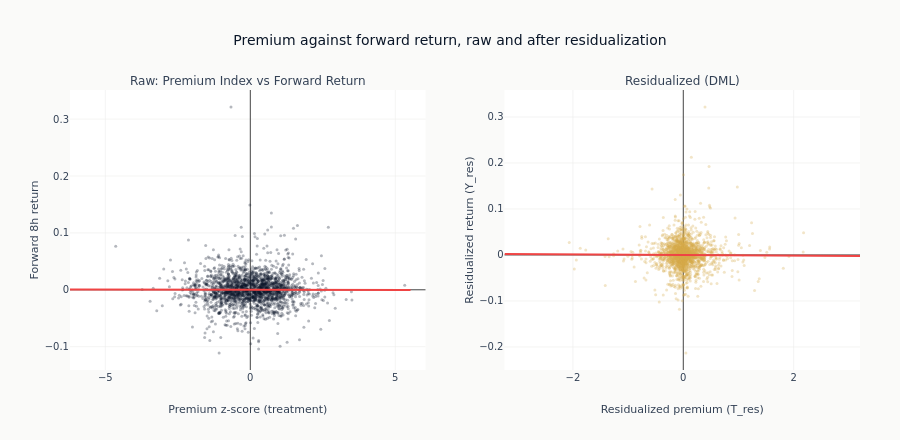

Here is the notebook cell this chart was saved with:
### Code cell
# Overlay regression lines showing naive vs DML slopes
x_range = np.linspace(T.min(), T.max(), 100)
fig.add_trace(
    go.Scatter(
        x=x_range,
        y=naive_effect * x_range,
        mode="lines",
        line=dict(color=COLORS["negative"], width=2),
        name="Naive slope",
    ),
    row=1,
    col=1,
)

if valid_res.sum() > 100:
    x_range_res = np.linspace(T_res[valid_res].min(), T_res[valid_res].max(), 100)
    fig.add_trace(
        go.Scatter(
            x=x_range_res,
            y=dml_effect * x_range_res,
            mode="lines",
            line=dict(color=COLORS["negative"], width=2),
            name="DML slope",
        ),
        row=1,
        col=2,
    )

fig.update_xaxes(title_text="Premium z-score (treatment)", row=1, col=1)
fig.update_yaxes(title_text="Forward 8h return", row=1, col=1)
fig.update_xaxes(title_text="Residualized premium (T_res)", row=1, col=2)
fig.update_yaxes(title_text="Residualized return (Y_res)", row=1, col=2)
fig.update_layout(
    height=440,
    title_text="Premium against forward return, raw and after residualization",
    margin=dict(t=90, b=70, l=70, r=40),
    # Each panel carries exactly one point cloud and one fitted line, and the axis titles
    # name both, so the legend only repeated two identically coloured slope entries.
    showlegend=False,
)
# Subplot titles default to 16pt, larger than the figure title above them.
fig.update_annotations(font_size=12)
show_plotly_with_alt(
    fig,
    "Two scatter panels. The left plots a sample of the raw premium z-scores against the "
    "forward 8-hour return; the right plots the residualized treatment against the "
    "residualized outcome on the cross-fitted rows, after the confounders are partialled "
    "out. Each panel carries one straight fitted line through the origin, the naive slope "
    "on the left and the DML slope on the right, and both lines are close to flat against "
    "point clouds that span the full height of their panels.",
)

### Figure 1 — Plotly figure (JSON) as saved in the notebook; plotly's stock layout.template omitted (floating-point values rounded to 4 significant figures; data arrays with more than 128 entries replaced by an {"elided": "..."} marker saying what was removed)
{"data": [{"marker": {"color": "#0a1628", "opacity": 0.3, "size": 3}, "mode": "markers", "name": "Raw", "type": "scatter", "x": {"elided": "2000 float values"}, "xaxis": "x", "y": {"elided": "2000 float values"}, "yaxis": "y"}, {"marker": {"color": "#D4A84B", "opacity": 0.3, "size": 3}, "mode": "markers", "name": "Residualized", "type": "scatter", "x": {"elided": "2000 float values"}, "xaxis": "x2", "y": {"elided": "2000 float values"}, "yaxis": "y2"}, {"line": {"color": "#ef4444", "width": 2}, "mode": "lines", "name": "Naive slope", "type": "scatter", "x": [-6.218, -6.099, -5.98, -5.862, -5.743, -5.625, -5.506, -5.387, -5.269, -5.15, -5.031, -4.913, -4.794, -4.676, -4.557, -4.438, -4.32, -4.201, -4.083, -3.964, -3.845, -3.727, -3.608, -3.49, -3.371, -3.252, -3.134, -3.015, -2.897, -2.778, -2.659, -2.541, -2.422, -2.304, -2.185, -2.066, -1.948, -1.829, -1.711, -1.592, -1.473, -1.355, -1.236, -1.118, -0.999, -0.8804, -0.7618, -0.6432, -0.5245, -0.4059, -0.2873, -0.1687, -0.05013, 0.06847, 0.1871, 0.3057, 0.4243, 0.5429, 0.6615, 0.7801, 0.8987, 1.017, 1.136, 1.255, 1.373, 1.492, 1.61, 1.729, 1.848, 1.966, 2.085, 2.203, 2.322, 2.441, 2.559, 2.678, 2.796, 2.915, 3.034, 3.152, 3.271, 3.389, 3.508, 3.627, 3.745, 3.864, 3.982, 4.101, 4.22, 4.338, 4.457, 4.575, 4.694, 4.813, 4.931, 5.05, 5.168, 5.287, 5.406, 5.524], "xaxis": "x", "y": [0.0006641, 0.0006514, 0.0006387, 0.0006261, 0.0006134, 0.0006007, 0.0005881, 0.0005754, 0.0005627, 0.0005501, 0.0005374, 0.0005247, 0.0005121, 0.0004994, 0.0004867, 0.0004741, 0.0004614, 0.0004487, 0.0004361, 0.0004234, 0.0004107, 0.000398, 0.0003854, 0.0003727, 0.00036, 0.0003474, 0.0003347, 0.000322, 0.0003094, 0.0002967, 0.000284, 0.0002714, 0.0002587, 0.000246, 0.0002334, 0.0002207, 0.000208, 0.0001954, 0.0001827, 0.00017, 0.0001574, 0.0001447, 0.000132, 0.0001194, 0.0001067, 9.403e-05, 8.136e-05, 6.869e-05, 5.602e-05, 4.336e-05, 3.069e-05, 1.802e-05, 5.355e-06, -7.313e-06, -1.998e-05, -3.265e-05, -4.532e-05, -5.798e-05, -7.065e-05, -8.332e-05, -9.599e-05, -0.0001087, -0.0001213, -0.000134, -0.0001467, -0.0001593, -0.000172, -0.0001847, -0.0001973, -0.00021, -0.0002227, -0.0002353, -0.000248, -0.0002607, -0.0002733, -0.000286, -0.0002987, -0.0003113, -0.000324, -0.0003367, -0.0003493, -0.000362, -0.0003747, -0.0003873, -0.0004, -0.0004127, -0.0004253, -0.000438, -0.0004507, -0.0004633, -0.000476, -0.0004887, -0.0005013, -0.000514, -0.0005267, -0.0005394, -0.000552, -0.0005647, -0.0005774, -0.00059], "yaxis": "y"}, {"line": {"color": "#ef4444", "width": 2}, "mode": "lines", "name": "DML slope", "type": "scatter", "x": [-3.24, -3.175, -3.11, -3.045, -2.98, -2.914, -2.849, -2.784, -2.719, -2.654, -2.589, -2.524, -2.459, -2.394, -2.329, -2.264, -2.199, -2.134, -2.069, -2.004, -1.938, -1.873, -1.808, -1.743, -1.678, -1.613, -1.548, -1.483, -1.418, -1.353, -1.288, -1.223, -1.158, -1.093, -1.027, -0.9624, -0.8973, -0.8323, -0.7672, -0.7021, -0.6371, -0.572, -0.5069, -0.4419, -0.3768, -0.3117, -0.2467, -0.1816, -0.1165, -0.05145, 0.01362, 0.07869, 0.1438, 0.2088, 0.2739, 0.339, 0.404, 0.4691, 0.5342, 0.5992, 0.6643, 0.7294, 0.7944, 0.8595, 0.9246, 0.9897, 1.055, 1.12, 1.185, 1.25, 1.315, 1.38, 1.445, 1.51, 1.575, 1.64, 1.705, 1.77, 1.836, 1.901, 1.966, 2.031, 2.096, 2.161, 2.226, 2.291, 2.356, 2.421, 2.486, 2.551, 2.616, 2.681, 2.747, 2.812, 2.877, 2.942, 3.007, 3.072, 3.137, 3.202], "xaxis": "x2", "y": [0.002173, 0.002129, 0.002086, 0.002042, 0.001998, 0.001955, 0.001911, 0.001867, 0.001824, 0.00178, 0.001737, 0.001693, 0.001649, 0.001606, 0.001562, 0.001518, 0.001475, 0.001431, 0.001387, 0.001344, 0.0013, 0.001256, 0.001213, 0.001169, 0.001126, 0.001082, 0.001038, 0.0009946, 0.000951, 0.0009073, 0.0008637, 0.00082, 0.0007764, 0.0007328, 0.0006891, 0.0006455, 0.0006018, 0.0005582, 0.0005146, 0.0004709, 0.0004273, 0.0003836, 0.00034, 0.0002964, 0.0002527, 0.0002091, 0.0001654, 0.0001218, 7.815e-05, 3.45e-05, -9.137e-06, -5.278e-05, -9.642e-05, -0.0001401, -0.0001837, -0.0002273, -0.000271, -0.0003146, -0.0003583, -0.0004019, -0.0004455, -0.0004892, -0.0005328, -0.0005765, -0.0006201, -0.0006638, -0.0007074, -0.000751, -0.0007947, -0.0008383, -0.000882, -0.0009256, -0.0009692, -0.001013, -0.001057, -0.0011, -0.001144, -0.001187, -0.001231, -0.001275, -0.001318, -0.001362, -0.001406, -0.001449, -0.001493, -0.001537, -0.00158, -0.001624, -0.001668, -0.001711, -0.001755, -0.001798, -0.001842, -0.001886, -0.001929, -0.001973, -0.002017, -0.00206, -0.002104, -0.002148], "yaxis": "y2"}], "layout": {"annotations": [{"font": {"size": 12}, "showarrow": false, "text": "Raw: Premium Index vs Forward Return", "x": 0.225, "xanchor": "center", "xref": "paper", "y": 1.0, "yanchor": "bottom", "yref": "paper"}, {"font": {"size": 12}, "showarrow": false, "text": "Residualized (DML)", "x": 0.775, "xanchor": "center", "xref": "paper", "y": 1.0, "yanchor": "bottom", "yref": "paper"}], "height": 440, "margin": {"b": 70, "l": 70, "r": 40, "t": 90}, "showlegend": false, "title": {"text": "Premium against forward return, raw and after residualization"}, "xaxis": {"anchor": "y", "domain": [0.0, 0.45], "title": {"text": "Premium z-score (treatment)"}}, "xaxis2": {"anchor": "y2", "domain": [0.55, 1.0], "title": {"text": "Residualized premium (T_res)"}}, "yaxis": {"anchor": "x", "domain": [0.0, 1.0], "title": {"text": "Forward 8h return"}}, "yaxis2": {"anchor": "x2", "domain": [0.0, 1.0], "title": {"text": "Residualized return (Y_res)"}}}}
